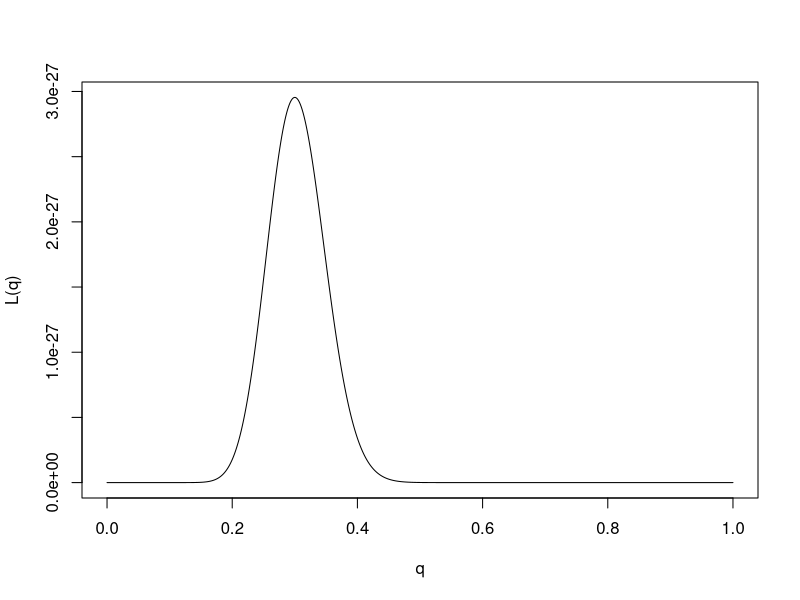
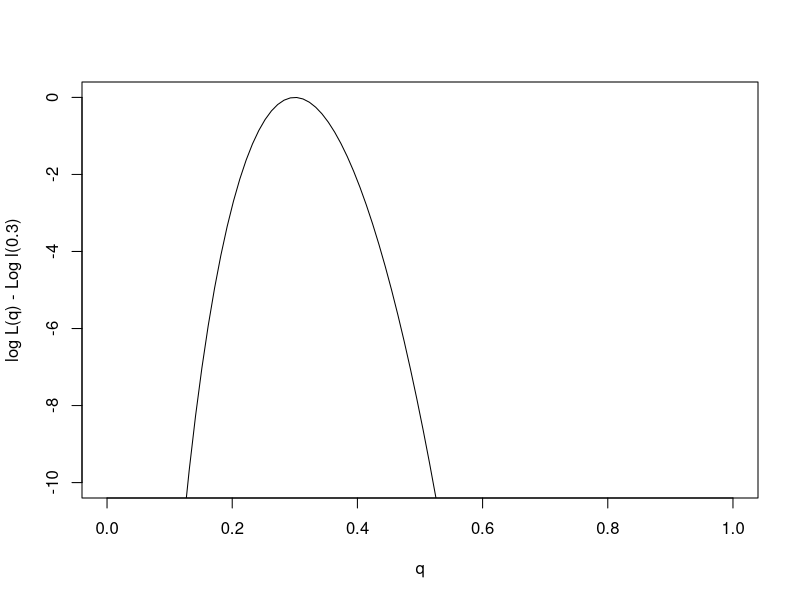

Here is the R script that generated these plots, in order:
## 1.3 Likelihood function

# We use likelihood ratio to compare the support in the data for two fully-specificed models.
# In practice, we often want to compare a continuum of models.

# Likelihood function

# for example in data we observe 30 of q and 70 of 1-q

# Clear console
cat("\014")  # ctrl+L
rm(list = ls()) 



# parameter space
q <- seq(0,1, length=1000)

# Likelihood function
L = function(q) {
        q^30*(1-q)^70
}

par(mfcol=c(1,1))

plot(q, L(q), ylab="L(q)", xlab="q", type="l")


# we can also use log_e likelihood function
q <- seq(0,1, length=100)

LL = function(q){
        30*log(q) + 70*log(1-q)
}

plot(q, LL(q)-LL(0.3), ylab = "log L(q) - Log l(0.3)", xlab = "q", type = "l", ylim=c(-10,0))
?ylim


     